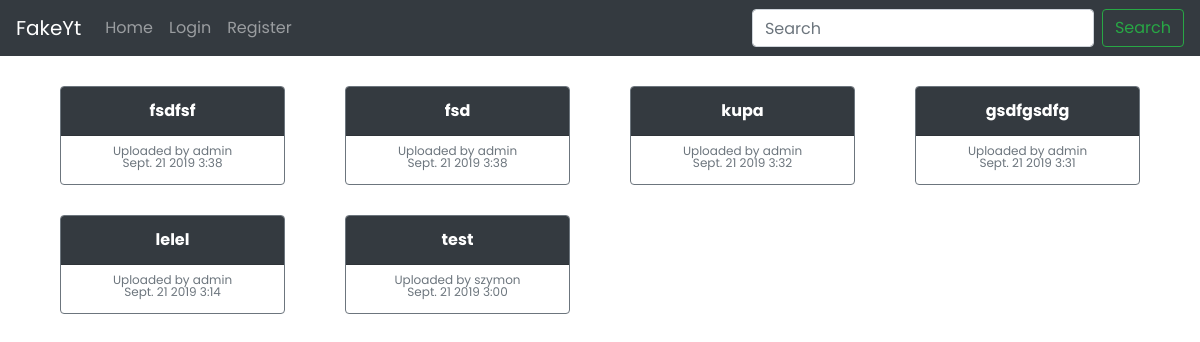
Before: / with the older database file.
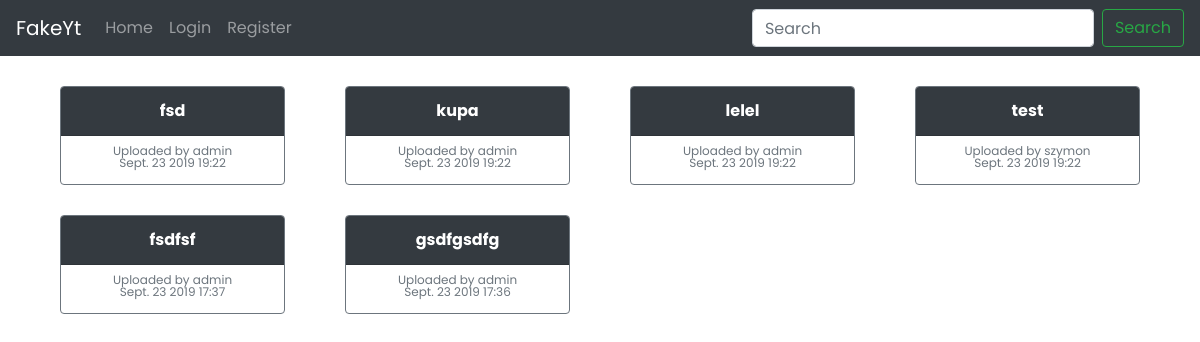
After: the same page with the newer database file.
### youtube/models.py (models this page shows, shortened)
class Video(models.Model):
    title = models.CharField(max_length=100)
    description = models.TextField(blank=True)
    file = models.FileField(upload_to=get_file_path, blank=False, null=True, validators=[
                            FileValidator(content_types=('video/mp4', 'video/webm',))])
    date_added = models.DateTimeField(blank=False, null=False, auto_now=True)
    user = models.ForeignKey('auth.User', on_delete=models.CASCADE,
                             related_name='videos',
                             )
    views = models.BigIntegerField(default=0, null=False, blank=True)

### youtube/views.py (the view)
# urls.py: path('', views.HomeView.as_view(), name='home'),
class HomeView(generic.ListView):
    template_name = 'youtube/home.html'
    def get_queryset(self):
        recent_videos = Video.objects.order_by('-date_added')[:8]
        return recent_videos

### youtube/templates/youtube/home.html (shortened to what this page needs)
{% extends "base.html" %}
{% block body %}
<div class="row card-deck">
    {% for video in object_list %}
    {% include "youtube/video_list_item.html" with video=video %}
    {% endfor %}
</div>
{% endblock %}

### youtube/templates/youtube/video_list_item.html
{% load custom_tags %}
<div class="col-md-3">
    <a href="{% url 'video' video.id %}">
    <div class="card text-center border-secondary video-list-item">
        <div class="card-header text-white bg-dark">
            <b>{{video.title}}</b>
        </div>
        <div class="card-body">
            <p class="card-subtitle text-muted">Uploaded by {{video.user.username}}</p>
            <p class="card-subtitle text-muted">{{video.date_added|date:"N j Y G:i"}}</p>
        </div>
    </div>
    </a>
</div>

Changed rows visible on the page:
changed Video "fsd": date_added "Sept. 21 2019 3:38" → "Sept. 23 2019 19:22"
changed Video "kupa": date_added "Sept. 21 2019 3:32" → "Sept. 23 2019 19:22"
changed Video "lelel": date_added "Sept. 21 2019 3:14" → "Sept. 23 2019 19:22"
changed Video "test": date_added "Sept. 21 2019 3:00" → "Sept. 23 2019 19:22"
changed Video "fsdfsf": date_added "Sept. 21 2019 3:38" → "Sept. 23 2019 17:37"; moves down the list
changed Video "gsdfgsdfg": date_added "Sept. 21 2019 3:31" → "Sept. 23 2019 17:36"; moves down the list
